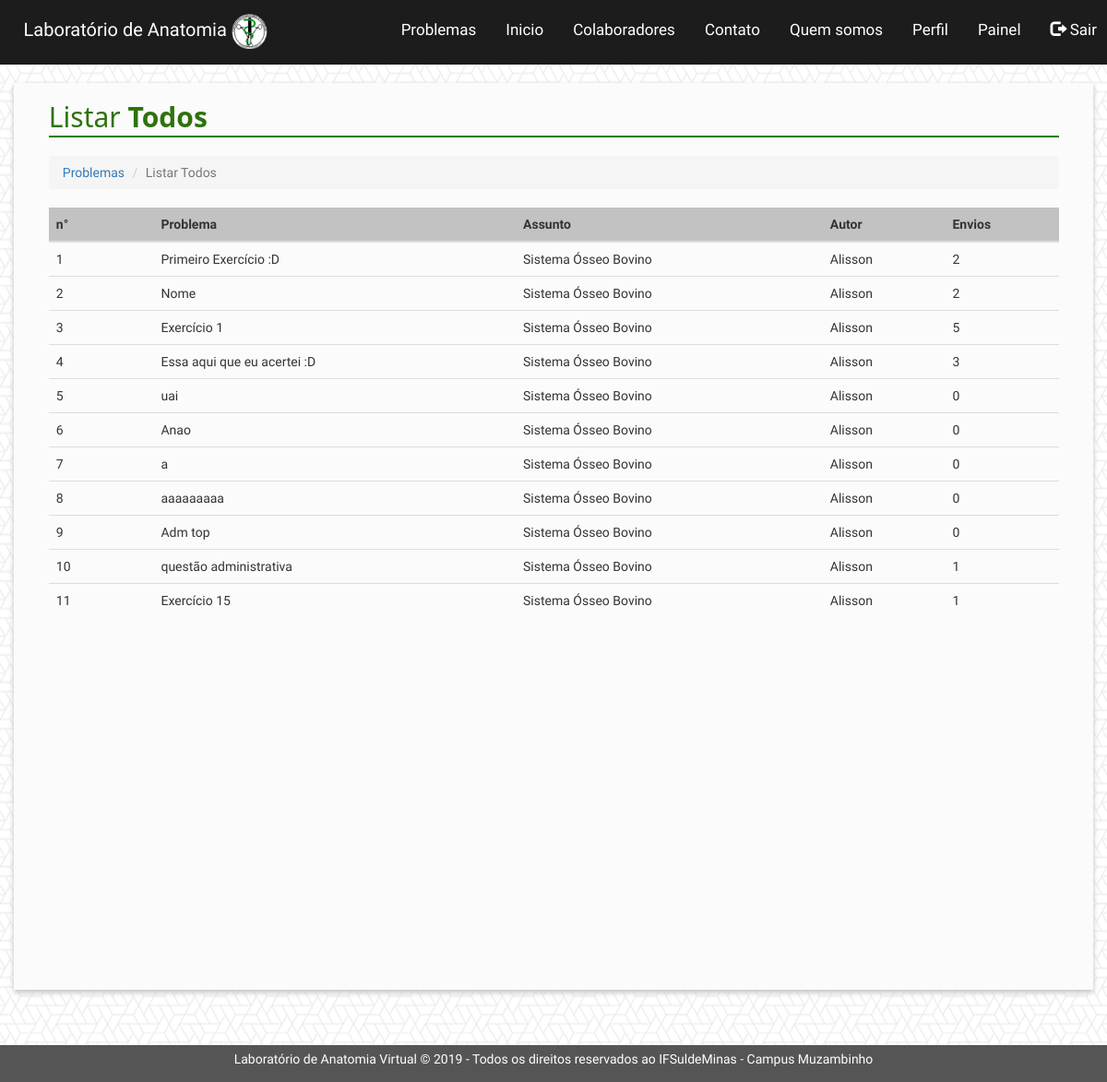
/index.php/problemas/listar_todos, run on the app's committed database.
### tables this page shows
CREATE TABLE IF NOT EXISTS `tbl_exe` (
  `Cod_Exe` int(10) NOT NULL AUTO_INCREMENT,
  `Nom_Exe` varchar(50) NOT NULL,
  `Desc_Exe` text NOT NULL,
  `Cat_Exe` int(10) NOT NULL,
  `Ten_Exe` int(10) NOT NULL,
  `Status_Exe` int(3) NOT NULL,
  `RespC_Exe` varchar(100) NOT NULL,
  `Op1_Exe` varchar(100) NOT NULL,
  `Op2_Exe` varchar(100) NOT NULL,
  `Op3_Exe` varchar(100) NOT NULL,
  `Op4_Exe` varchar(100) NOT NULL,
  `Op5_Exe` varchar(100) NOT NULL,
  `Op6_Exe` varchar(100) NOT NULL,
  `Dis_Exe` int(1) NOT NULL,
  `Aut_Exe` int(10) NOT NULL,
  PRIMARY KEY (`Cod_Exe`)
);

CREATE TABLE IF NOT EXISTS `tbl_usu` (
  `Cod_Usu` int(11) NOT NULL AUTO_INCREMENT,
  `Ema_Usu` varchar(300) NOT NULL,
  `Sen_Usu` varchar(300) NOT NULL,
  `Tip_Usu` int(5) NOT NULL,
  `Nom_Usu` varchar(50) NOT NULL,
  `Sob_Usu` varchar(50) NOT NULL,
  `Rank_Usu` int(10) NOT NULL,
  `Acer_Usu` int(10) NOT NULL,
  `Tent_Usu` int(10) NOT NULL,
  PRIMARY KEY (`Cod_Usu`)
);

### application/controllers/Problemas.php (called while the page is built, shortened)
<?php
class Problemas extends CI_Controller{
	public function listar_todos(){
		$tipo = $this->session->userdata('tipo');
		if($tipo == 1 || $tipo == 2 || $tipo == 3 || $tipo == 0){
			$this->load->model('problemas_model');
			$dados['exercicios'] = $this->problemas_model->getProblemas();
			$this->load->model('usuarios_model');
			$dadoss['usuarios'] = $this->usuarios_model->getUsuarios();
			$dadosres['eresolvidos'] = $this->problemas_model->getProblemas_Res();
			$this->load->view('includes/header', $dadoss + $dadosres);
			$this->load->view('problemas/listarTodos', $dados);
			$this->load->view('includes/footer');
		}
		else{
			redirect('home');
		}
	}
}

### index.php (called while the page is built, shortened)
<?php
require_once BASEPATH.'core/CodeIgniter.php';

### application/models/problemas_model.php (called while the page is built, shortened)
<?php
class Problemas_model extends CI_Model{
	public function getProblemas(){
		$query = $this->db->get('tbl_exe');
		return $query->result();
	}
}

### application/models/usuarios_model.php (called while the page is built, shortened)
<?php
class Usuarios_model extends CI_Model{
	public function getUsuarios(){
		$query = $this->db->get('tbl_usu');
		return $query->result();
	}
}
?>

### application/views/problemas/listartodos.php (the view, shortened to what this page needs)
<div class="container" style="box-shadow: 0px 3px 6px #C2C2C2;background-color: #FBFBFB">
	<div style="margin-left: 2% ">
		<h2 style="font-family: Segoe UI; color: #2E720D">Listar <strong style="font-family: Segoe UI">Todos</strong></h2>
		<hr style="border: 1px solid green; margin-right: 2%; margin-top: -0.5%">
		<ol class="breadcrumb" style="margin-right: 2%">
			<li><a href="<?=base_url()?>problemas/">Problemas</a></li>
			<li class="active" style="background-color: #f5f5f5">Listar Todos</li>
		</ol>
		<div style="margin-right: 2%">
			<div style="overflow: auto; height: 826px; margin-bottom: 2%">
				<table class="table table-hover">
					<thead>
					    <tr style="background-color: #C2C2C2">
						    <th scope="col">n°</th>
						    <th scope="col" style="color: transparent;">°</th>
						    <th scope="col">Problema</th>
						    <th scope="col">Assunto</th>
						    <th scope="col">Autor</th>
						    <th scope="col">Envios</th>
					    </tr>
					</thead>
					<tbody>
						<?php foreach ($exercicios as $exercicio):
							if(!($exercicio->Status_Exe == 0 || $exercicio->Status_Exe == 2)){?>
						    	<tr>
							    	<td><?= $exercicio->Cod_Exe ?></td>
							    	<td><?php foreach ($eresolvidos as $eresolvido): ?>
					                <?php endforeach ?></td>
								    <td><a href="<?=base_url()?>problemas/exercicio/<?= $exercicio->Cod_Exe?>" style="text-decoration: none; color: inherit;"><?= $exercicio->Nom_Exe ?><a href=""></td>
								    <?php if($exercicio->Cat_Exe == 1){ ?>
						                <td>Sistema Ósseo Bovino</td>
						            <?php } ?>
						            <?php foreach ($usuarios as $usuario): ?>
					                	<?php if($exercicio->Aut_Exe == $usuario->Cod_Usu){ ?>
					                		<td><?= $usuario->Nom_Usu ?></td>
					                	<?php } ?>
					                <?php endforeach ?>
								    <td><?= $exercicio->Ten_Exe ?></td>
							    </tr>
							<?php } ?>
						<?php endforeach ?>
					</tbody>
				</table>
			</div>
		</div>
	</div>
</div>

### assets/Style.css (style rules this page uses)
.active { background-color: white; color: white; }
* { font-family: 'Crete Round', serif; }

### data on the page
tbl_exe: Cod_Exe "1", Nom_Exe "Primeiro Exercício :D", Cat_Exe "Sistema Ósseo Bovino", Ten_Exe "2"
tbl_usu: Nom_Usu "Alisson"
tbl_exe: Cod_Exe "2", Nom_Exe "Nome", Cat_Exe "Sistema Ósseo Bovino", Ten_Exe "2"
tbl_exe: Cod_Exe "3", Nom_Exe "Exercício 1", Cat_Exe "Sistema Ósseo Bovino", Ten_Exe "5"
tbl_exe: Cod_Exe "4", Nom_Exe "Essa aqui que eu acertei :D", Cat_Exe "Sistema Ósseo Bovino", Ten_Exe "3"
tbl_exe: Cod_Exe "5", Nom_Exe "uai", Cat_Exe "Sistema Ósseo Bovino", Ten_Exe "0"
tbl_exe: Cod_Exe "6", Nom_Exe "Anao", Cat_Exe "Sistema Ósseo Bovino", Ten_Exe "0"
tbl_exe: Cod_Exe "7", Nom_Exe "a", Cat_Exe "Sistema Ósseo Bovino", Ten_Exe "0"
tbl_exe: Cod_Exe "8", Nom_Exe "aaaaaaaaa", Cat_Exe "Sistema Ósseo Bovino", Ten_Exe "0"
tbl_exe: Cod_Exe "9", Nom_Exe "Adm top", Cat_Exe "Sistema Ósseo Bovino", Ten_Exe "0"
tbl_exe: Cod_Exe "10", Nom_Exe "questão administrativa", Cat_Exe "Sistema Ósseo Bovino", Ten_Exe "1"
tbl_exe: Cod_Exe "11", Nom_Exe "Exercício 15", Cat_Exe "Sistema Ósseo Bovino", Ten_Exe "1"
